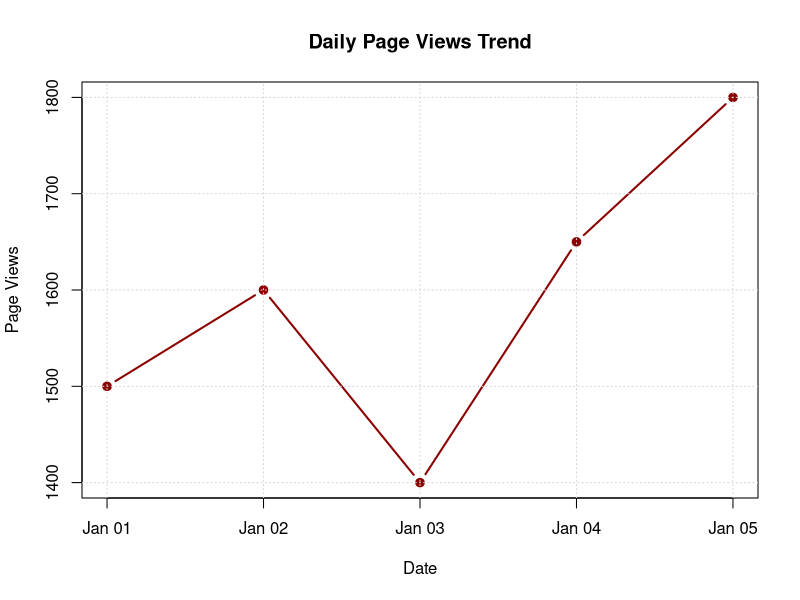
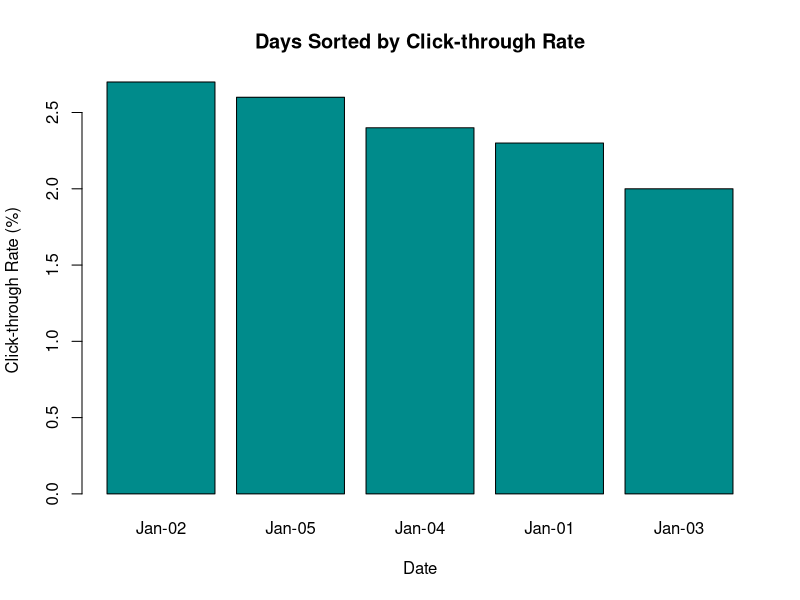
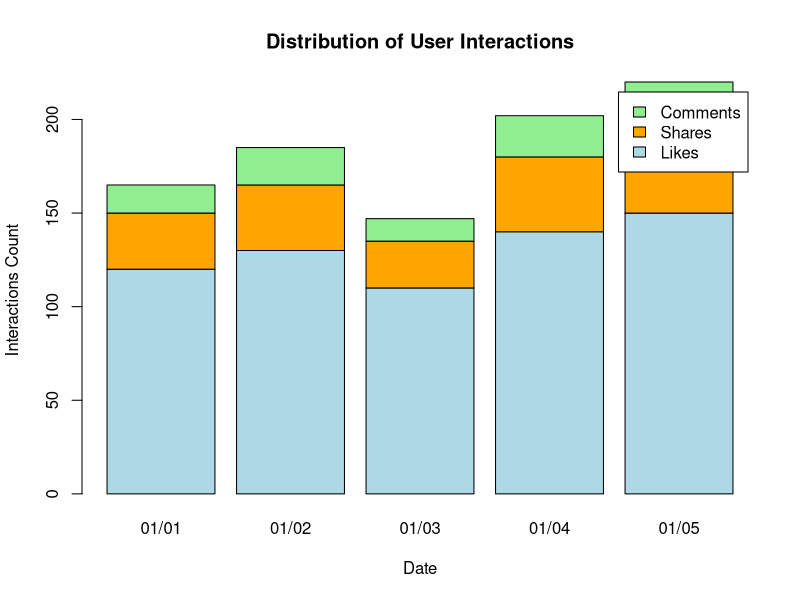
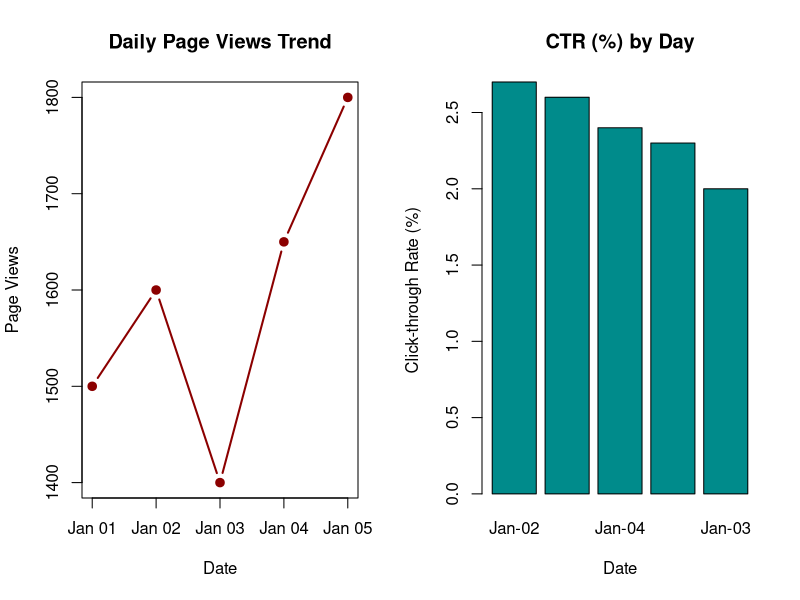

R code for these plots, in order:
# Experiment 5: Website Analytics
# Course: Data Handling and Visualization

# Dataset
dates <- as.Date(c("2023-01-01", "2023-01-02", "2023-01-03", "2023-01-04", "2023-01-05"))
page_views <- c(1500, 1600, 1400, 1650, 1800)
ctr <- c(0.023, 0.027, 0.020, 0.024, 0.026)
df5 <- data.frame(Date = dates, PageViews = page_views, ClickThroughRate = ctr)

cat("--- Experiment 5: Website Analytics ---\n")
print(df5)

# Q1: Create a line chart to visualize the trend in daily page views over time.
png("outputs/exp5_q1_line_chart.png", width=800, height=600)
plot(df5$Date, df5$PageViews, type="b", col="darkred", pch=19, lwd=2,
     xlab="Date", ylab="Page Views", main="Daily Page Views Trend")
grid()
dev.off()

# Q2: Generate a bar chart showing the top N days with the highest click-through rates.
sorted_df5 <- df5[order(-df5$ClickThroughRate), ]
png("outputs/exp5_q2_bar_chart.png", width=800, height=600)
barplot(sorted_df5$ClickThroughRate * 100, names.arg=format(sorted_df5$Date, "%b-%d"), 
        col="darkcyan", xlab="Date", ylab="Click-through Rate (%)", 
        main="Days Sorted by Click-through Rate")
dev.off()

# Q3: Develop a stacked area chart to display the distribution of user interactions (likes, shares, comments).
likes <- c(120, 130, 110, 140, 150)
shares <- c(30, 35, 25, 40, 45)
comments <- c(15, 20, 12, 22, 25)
interactions <- rbind(Likes = likes, Shares = shares, Comments = comments)
png("outputs/exp5_q3_stacked_bar.png", width=800, height=600)
barplot(interactions, names.arg=format(df5$Date, "%m/%d"), col=c("lightblue", "orange", "lightgreen"),
        legend=rownames(interactions), xlab="Date", ylab="Interactions Count", 
        main="Distribution of User Interactions")
dev.off()

# Q4: Develop a Tableau dashboard simulation.
png("outputs/exp5_q4_dashboard_simulation.png", width=1200, height=600)
par(mfrow=c(1,2))
plot(df5$Date, df5$PageViews, type="b", col="darkred", pch=19, lwd=2,
     xlab="Date", ylab="Page Views", main="Daily Page Views Trend")
barplot(sorted_df5$ClickThroughRate * 100, names.arg=format(sorted_df5$Date, "%b-%d"), 
        col="darkcyan", xlab="Date", ylab="Click-through Rate (%)", 
        main="CTR (%) by Day")
dev.off()
cat("Experiment 5 successfully completed. Plots saved to outputs/.\n\n")
